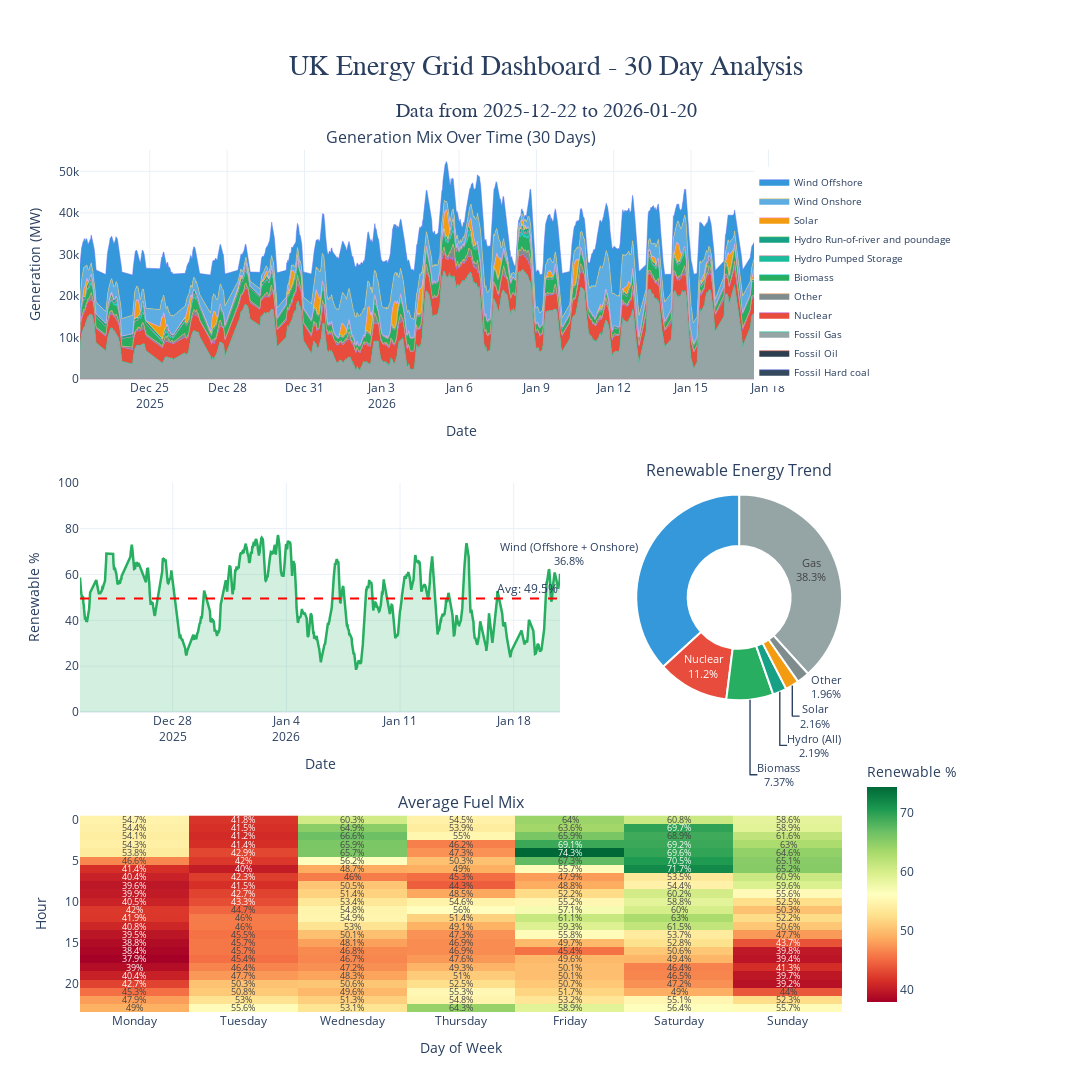

This figure's notebook cell:
### Code cell
# Create comprehensive dashboard with all visualizations

from plotly.subplots import make_subplots

# Create subplot layout
fig = make_subplots(
    rows=3, cols=2,
    row_heights=[0.35, 0.35, 0.3],
    column_widths=[0.7, 0.3],
    specs=[
        [{"type": "scatter", "colspan": 2}, None],  # Row 1: Full width stacked area
        [{"type": "scatter"}, {"type": "pie"}],      # Row 2: Line chart + Donut
        [{"type": "heatmap", "colspan": 2}, None]    # Row 3: Full width heatmap
    ],
    subplot_titles=(
        'Generation Mix Over Time (30 Days)',
        '',
        'Renewable Energy Trend',
        'Average Fuel Mix',
        'Renewable % by Hour and Day'
    ),
    vertical_spacing=0.12,
    horizontal_spacing=0.1
)

# 1. Stacked Area Chart (Row 1)
for fuel_type in fuel_order:
    if fuel_type in df_pivot.columns:
        fig.add_trace(go.Scatter(
            x=df_pivot.index,
            y=df_pivot[fuel_type],
            name=fuel_type,
            mode='lines',
            stackgroup='one',
            fillcolor=colors.get(fuel_type, '#95A5A6'),
            line=dict(width=0.5),
            legendgroup='fuel',
            showlegend=True,
            hovertemplate='%{y:,.0f} MW<extra></extra>'
        ), row=1, col=1)

# 2. Renewable Percentage Line (Row 2, Left)
fig.add_trace(go.Scatter(
    x=df_pivot.index,
    y=df_pivot['Renewable_Pct'],
    mode='lines',
    name='Renewable %',
    line=dict(color='#27AE60', width=2.5),
    fill='tozeroy',
    fillcolor='rgba(39, 174, 96, 0.2)',
    legendgroup='renewable',
    showlegend=False,
    hovertemplate='%{y:.1f}%<extra></extra>'
), row=2, col=1)

# Add mean line to renewable chart
mean_renewable = df_pivot['Renewable_Pct'].mean()
fig.add_hline(
    y=mean_renewable,
    line_dash="dash",
    line_color="red",
    row=2, col=1,
    annotation_text=f"Avg: {mean_renewable:.1f}%",
    annotation_position="top right"
)

# 3. Donut Chart (Row 2, Right)
fig.add_trace(go.Pie(
    labels=list(categories.keys()),
    values=list(categories.values()),
    hole=0.5,
    marker=dict(
        colors=['#3498DB', '#95A5A6', '#E74C3C', '#27AE60', 
                '#F39C12', '#16A085', '#7F8C8D'],
        line=dict(color='white', width=2)
    ),
    textinfo='label+percent',
    textfont=dict(size=11),
    legendgroup='pie',
    showlegend=False,
    hovertemplate='<b>%{label}</b><br>%{value:,.0f} MW<extra></extra>'
), row=2, col=2)

# 4. Heatmap (Row 3)
fig.add_trace(go.Heatmap(
    z=heatmap_data.values,
    x=heatmap_data.columns,
    y=heatmap_data.index,
    colorscale='RdYlGn',
    text=heatmap_data.values.round(1),
    texttemplate='%{text}%',
    textfont={"size": 9},
    colorbar=dict(title="Renewable %", len=0.3, y=0.15),
    legendgroup='heatmap',
    showlegend=False,
    hovertemplate='%{x}<br>Hour: %{y}:00<br>%{z:.1f}%<extra></extra>'
), row=3, col=1)

# Update layout
fig.update_layout(
    title={
        'text': f'UK Energy Grid Dashboard - 30 Day Analysis<br><sub>Data from {df["timestamp"].min().strftime("%Y-%m-%d")} to {df["timestamp"].max().strftime("%Y-%m-%d")}</sub>',
        'x': 0.5,
        'xanchor': 'center',
        'font': {'size': 28, 'family': 'Arial, sans-serif'}
    },
    height=1400,
    width=1600,
    template='plotly_white',
    showlegend=True,
    legend=dict(
        orientation="v",
        yanchor="top",
        y=0.98,
        xanchor="right",
        x=1.15,
        font=dict(size=10)
    ),
    margin=dict(l=80, r=250, t=150, b=80)
)

# Update axes labels
fig.update_xaxes(title_text="Date", row=1, col=1)
fig.update_yaxes(title_text="Generation (MW)", row=1, col=1)

fig.update_xaxes(title_text="Date", row=2, col=1)
fig.update_yaxes(title_text="Renewable %", row=2, col=1, range=[0, 100])

fig.update_xaxes(title_text="Day of Week", row=3, col=1)
fig.update_yaxes(title_text="Hour", row=3, col=1, autorange='reversed')

fig.show()

print("Comprehensive dashboard created!")
print(f"\n📊 Dashboard Summary:")
print(f"  • Total periods analyzed: {len(df_pivot):,}")
print(f"  • Average generation: {df_pivot['Total'].mean():,.0f} MW")
print(f"  • Average renewable: {df_pivot['Renewable_Pct'].mean():.1f}%")
print(f"  • Wind dominates renewables: {(fuel_averages[['Wind Offshore', 'Wind Onshore']].sum() / df_pivot['Renewables'].mean() * 100):.1f}%")

### Figure 1 — Plotly figure (JSON) as saved in the notebook; plotly's stock layout.template omitted (floating-point values rounded to 4 significant figures; data arrays with more than 128 entries replaced by an {"elided": "..."} marker saying what was removed)
{"data": [{"fillcolor": "#34495E", "hovertemplate": "%{y:,.0f} MW<extra></extra>", "legendgroup": "fuel", "line": {"width": 0.5}, "mode": "lines", "name": "Fossil Hard coal", "showlegend": true, "stackgroup": "one", "type": "scatter", "x": {"elided": "1079 str values"}, "xaxis": "x", "y": {"elided": "1079 int values"}, "yaxis": "y"}, {"fillcolor": "#2C3E50", "hovertemplate": "%{y:,.0f} MW<extra></extra>", "legendgroup": "fuel", "line": {"width": 0.5}, "mode": "lines", "name": "Fossil Oil", "showlegend": true, "stackgroup": "one", "type": "scatter", "x": {"elided": "1079 str values"}, "xaxis": "x", "y": {"elided": "1079 int values"}, "yaxis": "y"}, {"fillcolor": "#95A5A6", "hovertemplate": "%{y:,.0f} MW<extra></extra>", "legendgroup": "fuel", "line": {"width": 0.5}, "mode": "lines", "name": "Fossil Gas", "showlegend": true, "stackgroup": "one", "type": "scatter", "x": {"elided": "1079 str values"}, "xaxis": "x", "y": {"elided": "1079 int values"}, "yaxis": "y"}, {"fillcolor": "#E74C3C", "hovertemplate": "%{y:,.0f} MW<extra></extra>", "legendgroup": "fuel", "line": {"width": 0.5}, "mode": "lines", "name": "Nuclear", "showlegend": true, "stackgroup": "one", "type": "scatter", "x": {"elided": "1079 str values"}, "xaxis": "x", "y": {"elided": "1079 int values"}, "yaxis": "y"}, {"fillcolor": "#7F8C8D", "hovertemplate": "%{y:,.0f} MW<extra></extra>", "legendgroup": "fuel", "line": {"width": 0.5}, "mode": "lines", "name": "Other", "showlegend": true, "stackgroup": "one", "type": "scatter", "x": {"elided": "1079 str values"}, "xaxis": "x", "y": {"elided": "1079 int values"}, "yaxis": "y"}, {"fillcolor": "#27AE60", "hovertemplate": "%{y:,.0f} MW<extra></extra>", "legendgroup": "fuel", "line": {"width": 0.5}, "mode": "lines", "name": "Biomass", "showlegend": true, "stackgroup": "one", "type": "scatter", "x": {"elided": "1079 str values"}, "xaxis": "x", "y": {"elided": "1079 int values"}, "yaxis": "y"}, {"fillcolor": "#1ABC9C", "hovertemplate": "%{y:,.0f} MW<extra></extra>", "legendgroup": "fuel", "line": {"width": 0.5}, "mode": "lines", "name": "Hydro Pumped Storage", "showlegend": true, "stackgroup": "one", "type": "scatter", "x": {"elided": "1079 str values"}, "xaxis": "x", "y": {"elided": "1079 int values"}, "yaxis": "y"}, {"fillcolor": "#16A085", "hovertemplate": "%{y:,.0f} MW<extra></extra>", "legendgroup": "fuel", "line": {"width": 0.5}, "mode": "lines", "name": "Hydro Run-of-river and poundage", "showlegend": true, "stackgroup": "one", "type": "scatter", "x": {"elided": "1079 str values"}, "xaxis": "x", "y": {"elided": "1079 int values"}, "yaxis": "y"}, {"fillcolor": "#F39C12", "hovertemplate": "%{y:,.0f} MW<extra></extra>", "legendgroup": "fuel", "line": {"width": 0.5}, "mode": "lines", "name": "Solar", "showlegend": true, "stackgroup": "one", "type": "scatter", "x": {"elided": "1079 str values"}, "xaxis": "x", "y": {"elided": "1079 int values"}, "yaxis": "y"}, {"fillcolor": "#5DADE2", "hovertemplate": "%{y:,.0f} MW<extra></extra>", "legendgroup": "fuel", "line": {"width": 0.5}, "mode": "lines", "name": "Wind Onshore", "showlegend": true, "stackgroup": "one", "type": "scatter", "x": {"elided": "1079 str values"}, "xaxis": "x", "y": {"elided": "1079 float values"}, "yaxis": "y"}, {"fillcolor": "#3498DB", "hovertemplate": "%{y:,.0f} MW<extra></extra>", "legendgroup": "fuel", "line": {"width": 0.5}, "mode": "lines", "name": "Wind Offshore", "showlegend": true, "stackgroup": "one", "type": "scatter", "x": {"elided": "1079 str values"}, "xaxis": "x", "y": {"elided": "1079 float values"}, "yaxis": "y"}, {"fill": "tozeroy", "fillcolor": "rgba(39, 174, 96, 0.2)", "hovertemplate": "%{y:.1f}%<extra></extra>", "legendgroup": "renewable", "line": {"color": "#27AE60", "width": 2.5}, "mode": "lines", "name": "Renewable %", "showlegend": false, "type": "scatter", "x": {"elided": "1079 str values"}, "xaxis": "x2", "y": {"elided": "1079 float values"}, "yaxis": "y2"}, {"domain": {"x": [0.73, 1], "y": [0.348, 0.614]}, "hole": 0.5, "hovertemplate": "<b>%{label}</b><br>%{value:,.0f} MW<extra></extra>", "labels": ["Wind (Offshore + Onshore)", "Gas", "Nuclear", "Biomass", "Solar", "Hydro (All)", "Other"], "legendgroup": "pie", "marker": {"colors": ["#3498DB", "#95A5A6", "#E74C3C", "#27AE60", "#F39C12", "#16A085", "#7F8C8D"], "line": {"color": "white", "width": 2}}, "showlegend": false, "textfont": {"size": 11}, "textinfo": "label+percent", "type": "pie", "values": [12770.0, 13310.0, 3904.0, 2559.0, 750.5, 760.4, 681.9]}, {"colorbar": {"len": 0.3, "title": {"text": "Renewable %"}, "y": 0.15}, "colorscale": [[0, "rgb(165,0,38)"], [0.1, "rgb(215,48,39)"], [0.2, "rgb(244,109,67)"], [0.3, "rgb(253,174,97)"], [0.4, "rgb(254,224,139)"], [0.5, "rgb(255,255,191)"], [0.6, "rgb(217,239,139)"], [0.7, "rgb(166,217,106)"], [0.8, "rgb(102,189,99)"], [0.9, "rgb(26,152,80)"], [1, "rgb(0,104,55)"]], "hovertemplate": "%{x}<br>Hour: %{y}:00<br>%{z:.1f}%<extra></extra>", "legendgroup": "heatmap", "showlegend": false, "text": {"elided": "24x7 float values"}, "textfont": {"size": 9}, "texttemplate": "%{text}%", "type": "heatmap", "x": ["Monday", "Tuesday", "Wednesday", "Thursday", "Friday", "Saturday", "Sunday"], "xaxis": "x3", "y": [0, 1, 2, 3, 4, 5, 6, 7, 8, 9, 10, 11, 12, 13, 14, 15, 16, 17, 18, 19, 20, 21, 22, 23], "yaxis": "y3", "z": {"elided": "24x7 float values"}}], "layout": {"annotations": [{"font": {"size": 16}, "showarrow": false, "text": "Generation Mix Over Time (30 Days)", "x": 0.5, "xanchor": "center", "xref": "paper", "y": 1, "yanchor": "bottom", "yref": "paper"}, {"font": {"size": 16}, "showarrow": false, "text": "Renewable Energy Trend", "x": 0.865, "xanchor": "center", "xref": "paper", "y": 0.614, "yanchor": "bottom", "yref": "paper"}, {"font": {"size": 16}, "showarrow": false, "text": "Average Fuel Mix", "x": 0.5, "xanchor": "center", "xref": "paper", "y": 0.228, "yanchor": "bottom", "yref": "paper"}, {"showarrow": false, "text": "Avg: 49.5%", "x": 1, "xanchor": "right", "xref": "x2 domain", "y": 49.48, "yanchor": "bottom", "yref": "y2"}], "height": 1400, "legend": {"font": {"size": 10}, "orientation": "v", "x": 1.15, "xanchor": "right", "y": 0.98, "yanchor": "top"}, "margin": {"b": 80, "l": 80, "r": 250, "t": 150}, "shapes": [{"line": {"color": "red", "dash": "dash"}, "type": "line", "x0": 0, "x1": 1, "xref": "x2 domain", "y0": 49.48, "y1": 49.48, "yref": "y2"}], "showlegend": true, "title": {"font": {"family": "Arial, sans-serif", "size": 28}, "text": "UK Energy Grid Dashboard - 30 Day Analysis<br><sub>Data from 2025-12-22 to 2026-01-20</sub>", "x": 0.5, "xanchor": "center"}, "width": 1600, "xaxis": {"anchor": "y", "domain": [0, 1], "title": {"text": "Date"}}, "xaxis2": {"anchor": "y2", "domain": [0, 0.63], "title": {"text": "Date"}}, "xaxis3": {"anchor": "y3", "domain": [0, 1], "title": {"text": "Day of Week"}}, "yaxis": {"anchor": "x", "domain": [0.734, 1], "title": {"text": "Generation (MW)"}}, "yaxis2": {"anchor": "x2", "domain": [0.348, 0.614], "range": [0, 100], "title": {"text": "Renewable %"}}, "yaxis3": {"anchor": "x3", "autorange": "reversed", "domain": [0, 0.228], "title": {"text": "Hour"}}}}
